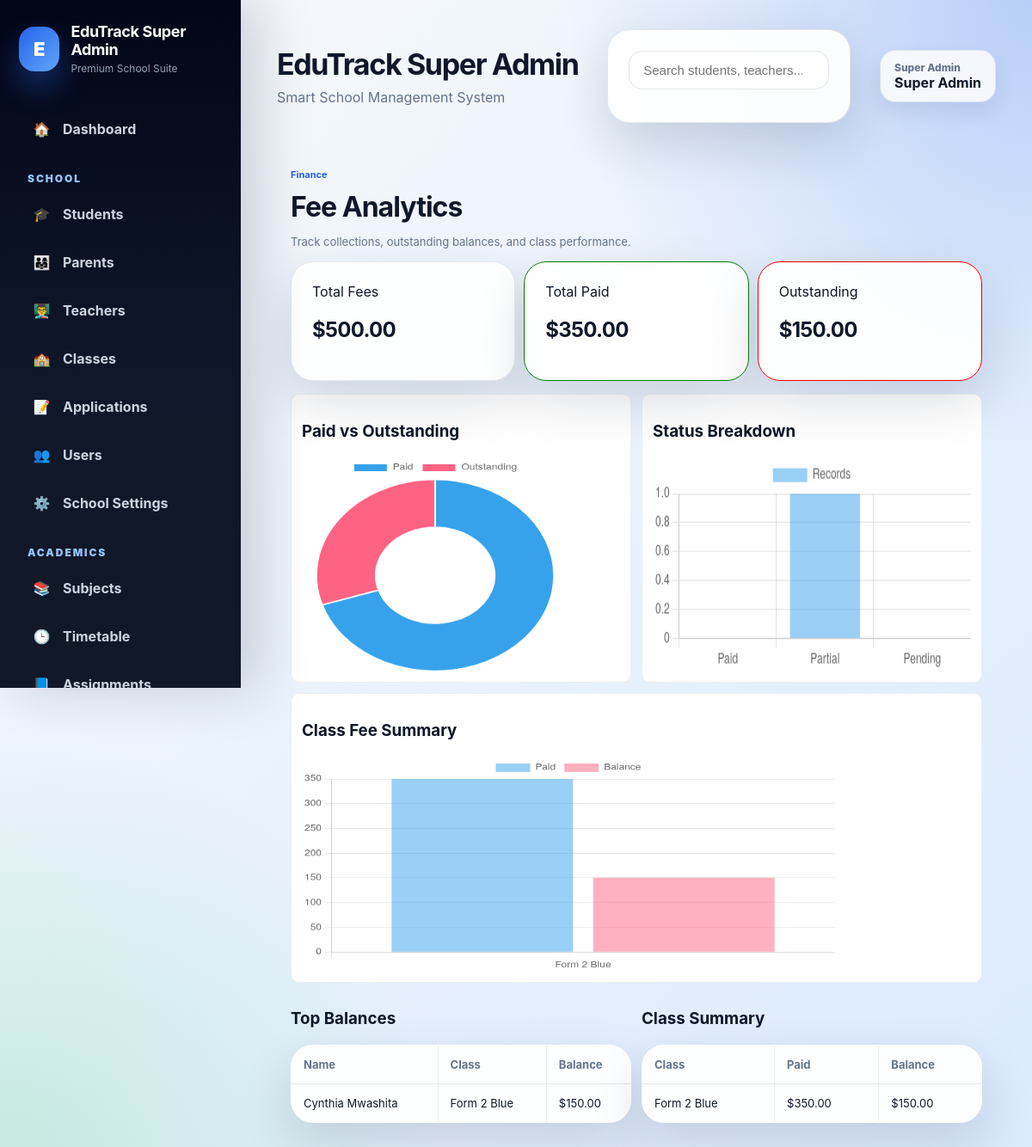
The page /fee_analytics (signed in) on the database its author committed.
### tables this page shows
CREATE TABLE fees (
            id INTEGER PRIMARY KEY AUTOINCREMENT,
            school_id INTEGER,
            student_id INTEGER,
            term_name TEXT,
            amount REAL,
            paid_amount REAL DEFAULT 0,
            balance REAL,
            status TEXT,
            due_date TEXT
        , financial_year VARCHAR(20), created_by_user_id INTEGER, created_by_name VARCHAR(255), created_at TIMESTAMP, updated_by_user_id INTEGER, updated_by_name VARCHAR(255), updated_at TIMESTAMP);

CREATE TABLE students (
            id INTEGER PRIMARY KEY AUTOINCREMENT,
            school_id INTEGER,
            student_number TEXT UNIQUE,
            first_name TEXT,
            last_name TEXT,
            birthday TEXT,
            gender TEXT,
            enrollment_date TEXT,
            leaving_year TEXT,
            class_name TEXT,
            boarding_status TEXT,
            home_address TEXT,
            mailing_address TEXT,
            student_phone TEXT,
            medical_info TEXT,
            emergency_contact TEXT,
            guardian1_name TEXT,
            guardian1_relationship TEXT,
            guardian1_phone TEXT,
            guardian1_whatsapp TEXT,
            guardian1_email TEXT,
            guardian2_name TEXT,
            guardian2_relationship TEXT,
            guardian2_phone TEXT,
            guardian2_whatsapp TEXT,
            guardian2_email TEXT,
            current_status TEXT
        );

### routes/fees.py (the view)
    @app.route("/fee_analytics")
    @login_required
    @roles_required("school_admin", "super_admin", "director", "admin")
    def fee_analytics():
        school_id = session.get("school_id")
        role = session.get("role")
        where = ""
        params = []
        if role != "super_admin":
            where = "WHERE f.school_id = ?"
            params.append(school_id)
        summary = fetch_one(f"""
            SELECT
                COALESCE(SUM(f.amount),0) AS total_fees,
                COALESCE(SUM(f.paid_amount),0) AS total_paid,
                COALESCE(SUM(f.balance),0) AS total_balance
            FROM fees f
            {where}
        """, tuple(params))
        status_counts = fetch_one(f"""
            SELECT
                SUM(CASE WHEN f.status = 'Paid' THEN 1 ELSE 0 END) AS paid,
                SUM(CASE WHEN f.status = 'Partially Paid' THEN 1 ELSE 0 END) AS partial,
                SUM(CASE WHEN f.status = 'Pending' THEN 1 ELSE 0 END) AS pending
            FROM fees f
            {where}
        """, tuple(params))
        top_balances = fetch_all(f"""
            SELECT s.first_name, s.last_name, s.class_name, f.balance
            FROM fees f
            JOIN students s ON f.student_id = s.id
            {where}
            AND f.balance > 0
            ORDER BY f.balance DESC
            LIMIT 10
        """, tuple(params)) if where else fetch_all("""
            SELECT s.first_name, s.last_name, s.class_name, f.balance
            FROM fees f
            JOIN students s ON f.student_id = s.id
            WHERE f.balance > 0
            ORDER BY f.balance DESC
            LIMIT 10
        """)
        class_summary = fetch_all(f"""
            SELECT s.class_name,
                   COALESCE(SUM(f.amount),0) AS total_fees,
                   COALESCE(SUM(f.paid_amount),0) AS total_paid,
                   COALESCE(SUM(f.balance),0) AS total_balance
            FROM fees f
            JOIN students s ON f.student_id = s.id
            {where}
            GROUP BY s.class_name
            ORDER BY s.class_name
        """, tuple(params))
        return render_template(
            "fee_analytics.html",
            summary=summary,
            status_counts=status_counts,
            top_balances=top_balances,
            class_summary=class_summary
        )

### app.py (called while the page is built)
@app.after_request
def add_security_headers(response):
    response.headers["X-Frame-Options"] = "DENY"
    response.headers["X-Content-Type-Options"] = "nosniff"
    response.headers["Referrer-Policy"] = "strict-origin-when-cross-origin"
    return response

### utils/auth.py (called while the page is built, shortened)
def login_required(f):
    @wraps(f)
    def wrapper(*args, **kwargs):
        if "user_id" not in session:
            flash("Please log in first.", "warning")
            return redirect(url_for("login"))
        school_id = session.get("school_id")
        role = session.get("role")
        return f(*args, **kwargs)
    return wrapper

def roles_required(*allowed_roles):
    def decorator(f):
        @wraps(f)
        def wrapper(*args, **kwargs):
            if "user_id" not in session:
                flash("Please log in first.", "warning")
                return redirect(url_for("login"))
            role = session.get("role")
            return f(*args, **kwargs)
        return wrapper
    return decorator

### utils/db.py (called while the page is built)
def is_postgres():
    return os.environ.get("DATABASE_URL") is not None

def get_db():
    if is_postgres():
        return psycopg2.connect(
            os.environ.get("DATABASE_URL"),
            cursor_factory=RealDictCursor
        )
    conn = sqlite3.connect(DB_PATH)
    conn.row_factory = sqlite3.Row
    return conn

def convert_query(query: str) -> str:
    if is_postgres():
        return query.replace("?", "%s")
    return query

def fetch_one(query, params=()):
    conn = get_db()
    cursor = conn.cursor()
    cursor.execute(convert_query(query), params)
    row = cursor.fetchone()
    conn.close()
    return row

def fetch_all(query, params=()):
    conn = get_db()
    cursor = conn.cursor()
    cursor.execute(convert_query(query), params)
    rows = cursor.fetchall()
    conn.close()
    return rows

### templates/fee_analytics.html (shortened to what this page needs)
{% extends "base_premium.html" %}
{% block content %}
<div class="analytics-page">
  <div class="page-header">
    <p class="eyebrow">Finance</p>
    <h1>Fee Analytics</h1>
    <p class="muted">Track collections, outstanding balances, and class performance.</p>
  </div>
  <div class="stats-grid">
    <div class="card">
      <span>Total Fees</span>
      <h2>${{ "%.2f"|format(summary.total_fees or 0) }}</h2>
    </div>
    <div class="card success">
      <span>Total Paid</span>
      <h2>${{ "%.2f"|format(summary.total_paid or 0) }}</h2>
    </div>
    <div class="card danger">
      <span>Outstanding</span>
      <h2>${{ "%.2f"|format(summary.total_balance or 0) }}</h2>
    </div>
  </div>
  <div class="chart-grid">
    <div class="chart-card">
      <h3>Paid vs Outstanding</h3>
      <canvas id="pieChart"></canvas>
    </div>
    <div class="chart-card">
      <h3>Status Breakdown</h3>
      <canvas id="barChart"></canvas>
    </div>
  </div>
  <div class="chart-card full">
    <h3>Class Fee Summary</h3>
    <canvas id="classChart"></canvas>
  </div>
  <div class="table-grid">
    <div class="table-card">
      <h3>Top Balances</h3>
      <table>
        <tr><th>Name</th><th>Class</th><th>Balance</th></tr>
        {% for s in top_balances %}
        <tr>
          <td>{{ s.first_name }} {{ s.last_name }}</td>
          <td>{{ s.class_name }}</td>
          <td>${{ "%.2f"|format(s.balance or 0) }}</td>
        </tr>
        {% else %}
        <tr><td colspan="3">No balances</td></tr>
        {% endfor %}
      </table>
    </div>
    <div class="table-card">
      <h3>Class Summary</h3>
      <table>
        <tr><th>Class</th><th>Paid</th><th>Balance</th></tr>
        {% for c in class_summary %}
        <tr>
          <td>{{ c.class_name }}</td>
          <td>${{ "%.2f"|format(c.total_paid or 0) }}</td>
          <td>${{ "%.2f"|format(c.total_balance or 0) }}</td>
        </tr>
        {% else %}
        <tr><td colspan="3">No data</td></tr>
        {% endfor %}
      </table>
    </div>
  </div>
</div>
<script>
const totalPaid = {{ (summary.total_paid or 0)|tojson }};
const totalBalance = {{ (summary.total_balance or 0)|tojson }};
const paid = {{ (status_counts.paid or 0)|tojson }};
const partial = {{ (status_counts.partial or 0)|tojson }};
const pending = {{ (status_counts.pending or 0)|tojson }};
const classLabels = {{ class_summary|map(attribute='class_name')|list|tojson }};
const classPaid = {{ class_summary|map(attribute='total_paid')|list|tojson }};
const classBalance = {{ class_summary|map(attribute='total_balance')|list|tojson }};
// PIE
new Chart(document.getElementById("pieChart"), {
  type: "doughnut",
  data: {
    labels: ["Paid", "Outstanding"],
    datasets: [{
      data: [totalPaid, totalBalance]
    }]
  }
});
// BAR
new Chart(document.getElementById("barChart"), {
  type: "bar",
  data: {
    labels: ["Paid", "Partial", "Pending"],
    datasets: [{
      label: "Records",
      data: [paid, partial, pending]
    }]
  }
});
// CLASS CHART
new Chart(document.getElementById("classChart"), {
  type: "bar",
  data: {
    labels: classLabels,
    datasets: [
      { label: "Paid", data: classPaid },
      { label: "Balance", data: classBalance }
    ]
  }
});
</script>
{% endblock %}

### templates/base_premium.html (shortened to what this page needs)
<!DOCTYPE html>
<html lang="en">
<head>
  <link
  rel="stylesheet"
  href="{{ url_for('static', filename='css/premium.css') }}?v=20260730-2"
>
</head>
<body>
<div class="premium-shell">
  {% if session.get('user_id') %}
  <aside
    class="premium-sidebar"
    id="premiumSidebar"
  >
    <div class="premium-sidebar-header">
      <div class="premium-logo">
        {% if session.get("logo_url") %}
        <img
          src="{{ session.get('logo_url') }}"
          class="school-logo"
          alt="School Logo"
        >
        {% else %}
        <div class="premium-logo-circle">
          E
        </div>
        {% endif %}
        <div class="premium-logo-text">
          <strong>
            {{ session.get("school_name", "EduTrack") }}
          </strong>
          <span>
            Premium School Suite
          </span>
        </div>
      </div>
    </div>
    <nav class="premium-nav">
      {% set role = session.get('role') %}
      {% if role in ['super_admin', 'school_admin', 'director', 'admin'] %}
      <a href="{{ url_for('dashboard') }}">
        <span class="nav-icon">🏠</span>
        <span>Dashboard</span>
      </a>
      <div class="nav-section">
        SCHOOL
      </div>
      <a href="{{ url_for('students') }}">
        <span class="nav-icon">🎓</span>
        <span>Students</span>
      </a>
      <a href="{{ url_for('parents') }}">
        <span class="nav-icon">👨‍👩‍👧</span>
        <span>Parents</span>
      </a>
      <a href="{{ url_for('teachers') }}">
        <span class="nav-icon">👨‍🏫</span>
        <span>Teachers</span>
      </a>
      <a href="{{ url_for('classes') }}">
        <span class="nav-icon">🏫</span>
        <span>Classes</span>
      </a>
      <a href="{{ url_for('applications') }}">
        <span class="nav-icon">📝</span>
        <span>Applications</span>
      </a>
      <a href="{{ url_for('users') }}">
        <span class="nav-icon">👥</span>
        <span>Users</span>
      </a>
      <a href="{{ url_for('school_settings') }}">
        <span class="nav-icon">⚙️</span>
        <span>School Settings</span>
      </a>
      <div class="nav-section">
        ACADEMICS
      </div>
      <a href="{{ url_for('subjects') }}">
        <span class="nav-icon">📚</span>
        <span>Subjects</span>
      </a>
      <a href="{{ url_for('timetable') }}">
        <span class="nav-icon">🕒</span>
        <span>Timetable</span>
      </a>
      <a href="{{ url_for('assignments') }}">
        <span class="nav-icon">📘</span>
        <span>Assignments</span>
      </a>
      {% endif %}
    </nav>
  </aside>
  {% endif %}
  <main class="premium-main">
    {% if session.get('user_id') %}
    <header class="premium-topbar">
      <div class="premium-topbar-left">
        <div class="premium-title">
          <h1>
            {{ session.get("school_name", "EduTrack") }}
          </h1>
          <p>
            Smart School Management System
          </p>
        </div>
      </div>
      {% if session.get('role') in ['super_admin', 'school_admin', 'director', 'admin'] %}
      <form
        action="{{ url_for('global_search') }}"
        method="GET"
        class="premium-search"
      >
        <input
          type="search"
          name="q"
          placeholder="Search students, teachers..."
          aria-label="Search EduTrack"
          required
        >
      </form>
      {% endif %}
      <div class="premium-user">
        <span>
          {{ session.get('role', 'user')|replace('_', ' ')|title }}
        </span>
        <strong>
          {{ session.get('full_name') or session.get('username') }}
        </strong>
      </div>
    </header>
    {% endif %}
    <div class="premium-content">
      {% block content %}
      {% endblock %}
    </div>
  </main>
</div>
</body>
</html>

### templates/fee_analytics.html (style rules this page uses)
.analytics-page { max-width: 1100px; margin: auto; padding: 16px; }
.page-header h1 { margin: 5px 0; }
.eyebrow { font-size: 11px; color: #2563eb; font-weight: 700; }
.muted { font-size: 13px; color: #64748b; }
.stats-grid { display: grid; grid-template-columns: repeat(3, 1fr); gap: 10px; margin: 15px 0; }
.card { padding: 12px; border: 1px solid #eee; border-radius: 10px; }
.card.success { border-color: green; }
.card.danger { border-color: red; }
.chart-grid { display: grid; grid-template-columns: 1fr 1fr; gap: 12px; }
.chart-card { border: 1px solid #eee; padding: 12px; border-radius: 10px; background: white; }
.chart-card canvas { height: 250px !important; }
.full { margin-top: 12px; }
.table-grid { display: grid; grid-template-columns: 1fr 1fr; gap: 12px; margin-top: 12px; }
table { width: 100%; border-collapse: collapse; }
td, th { border: 1px solid #eee; padding: 6px; font-size: 13px; }

### rows shown on the page
fees: get "Super Admin", first_name "Cynthia", last_name "Mwashita", class_name "Form 2 Blue", balance "150.00"

### other values the page prints
{{ session.get("school_name", "EduTrack") }} "EduTrack Super Admin"
{{ "%.2f"|format(summary.total_fees or 0) }} "500.00"
{{ "%.2f"|format(summary.total_paid or 0) }} "350.00"
{{ "%.2f"|format(summary.total_balance or 0) }} "150.00"
{{ c.class_name }} "Form 2 Blue"
{{ "%.2f"|format(c.total_paid or 0) }} "350.00"
{{ "%.2f"|format(c.total_balance or 0) }} "150.00"
chart data {{ (summary.total_paid or 0)|tojson }} 350.0
chart data {{ (summary.total_balance or 0)|tojson }} 150.0
chart data {{ (status_counts.paid or 0)|tojson }} 0
chart data {{ (status_counts.partial or 0)|tojson }} 1
